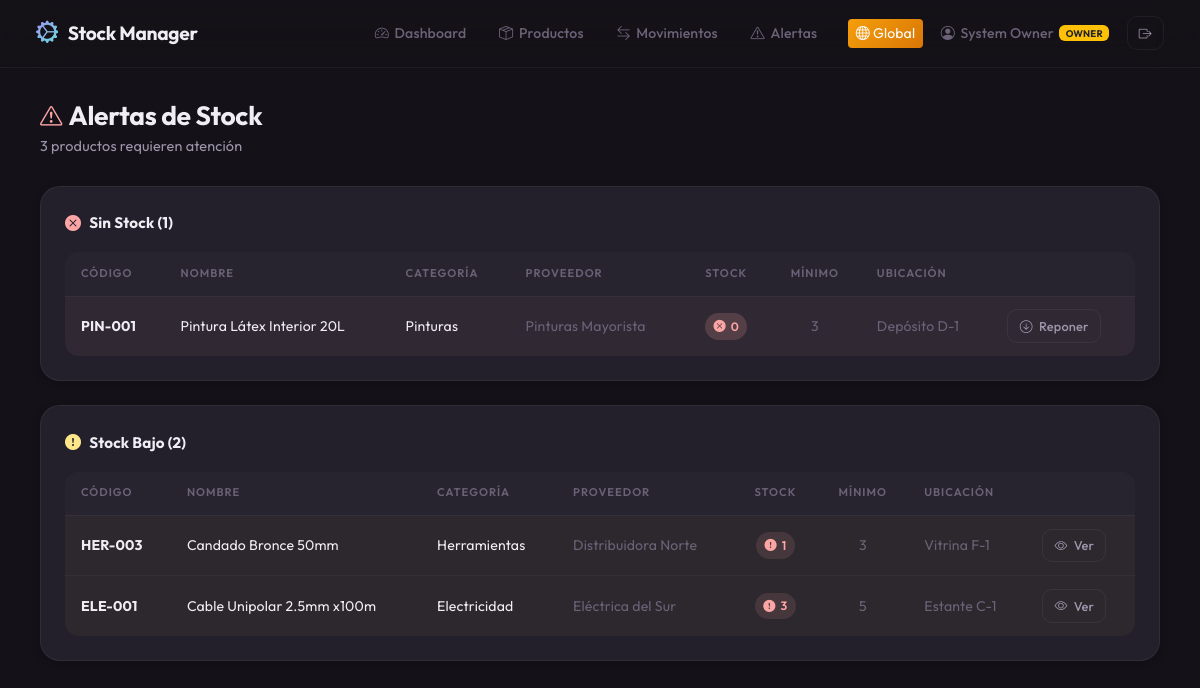
The app's page /alertas (signed in) with its own data.
### app/models/usuario.py (models this page shows, shortened)
class Usuario(UserMixin, db.Model):
    __tablename__ = 'usuarios'
    id = db.Column(db.Integer, primary_key=True)
    nombre = db.Column(db.String(100), nullable=False)
    email = db.Column(db.String(120), unique=True, nullable=False)
    password_hash = db.Column(db.String(256), nullable=False)
    rol = db.Column(db.String(50), default='Operador')
    activo = db.Column(db.Boolean, default=True)
    fecha_creacion = db.Column(db.DateTime, default=datetime.utcnow)
    ultimo_login = db.Column(db.DateTime, nullable=True)
    empresa_id = db.Column(db.Integer, db.ForeignKey('empresas.id'), nullable=True, index=True)

### app/models/producto.py (models this page shows, shortened)
class Producto(db.Model):
    __tablename__ = 'productos'
    id = db.Column(db.Integer, primary_key=True)
    codigo = db.Column(db.String(50), nullable=False, index=True)
    codigo_barras = db.Column(db.String(50), index=True)
    nombre = db.Column(db.String(200), nullable=False)
    descripcion = db.Column(db.Text)
    marca = db.Column(db.String(100))
    categoria_id = db.Column(db.Integer, db.ForeignKey('categorias.id'))
    subcategoria_id = db.Column(db.Integer, db.ForeignKey('subcategorias.id'))
    proveedor = db.Column(db.String(150))
    costo = db.Column(db.Float, default=0.0)
    precio = db.Column(db.Float, default=0.0)
    stock = db.Column(db.Integer, default=0)
    stock_minimo = db.Column(db.Integer, default=5)
    ubicacion = db.Column(db.String(100))
    estado = db.Column(db.String(20), default='activo')
    observaciones = db.Column(db.Text)
    fecha_creacion = db.Column(db.DateTime, default=datetime.utcnow)
    fecha_actualizacion = db.Column(db.DateTime, default=datetime.utcnow, onupdate=datetime.utcnow)
    empresa_id = db.Column(db.Integer, db.ForeignKey('empresas.id'), nullable=True, index=True)
    movimientos = db.relationship('Movimiento', backref='producto', lazy='dynamic', cascade='all, delete-orphan')
    __table_args__ = (
        db.UniqueConstraint('codigo', 'empresa_id', name='uix_producto_codigo_empresa'),
        db.UniqueConstraint('codigo_barras', 'empresa_id', name='uix_producto_codigo_barras_empresa'),
    )

### app/models/categoria.py (models this page shows)
class Categoria(db.Model):
    __tablename__ = 'categorias'
    id = db.Column(db.Integer, primary_key=True)
    nombre = db.Column(db.String(100), nullable=False)
    descripcion = db.Column(db.String(255))
    empresa_id = db.Column(db.Integer, db.ForeignKey('empresas.id'), nullable=True, index=True)
    productos = db.relationship('Producto', backref='categoria', lazy='dynamic')
    subcategorias = db.relationship('Subcategoria', backref='categoria', lazy='dynamic', cascade='all, delete-orphan')
    __table_args__ = (
        db.UniqueConstraint('nombre', 'empresa_id', name='uix_categoria_nombre_empresa'),
    )

### app/routes/dashboard.py (the view)
@dashboard_bp.route('/alertas')
@login_required
def alertas():
    empresa_id = get_empresa_id()
    productos = Producto.query.filter(
        Producto.stock <= Producto.stock_minimo,
        Producto.empresa_id == empresa_id
    ).order_by(Producto.stock.asc()).all()
    sin_stock = [p for p in productos if p.stock <= 0]
    stock_bajo = [p for p in productos if p.stock > 0]
    return render_template('alertas.html',
                           sin_stock=sin_stock,
                           stock_bajo=stock_bajo,
                           total=len(productos))

### app/utils/security.py (called while the page is built)
def get_empresa_id():
    if not current_user.is_authenticated:
        abort(401)
    if current_user.rol == 'SuperAdmin':
        return current_user.empresa_id
    if not current_user.empresa_id:
        abort(403, description='El usuario no tiene una empresa asignada.')
    return current_user.empresa_id

### app/templates/alertas.html (shortened to what this page needs)
{% extends "base.html" %}
{% block content %}
<div class="page-header">
    <h1><i class="bi bi-exclamation-triangle text-accent-red"></i> Alertas de Stock</h1>
    <p class="subtitle">{{ total }} producto{{ 's' if total != 1 else '' }} requieren atención</p>
</div>
{% if sin_stock %}
<div class="card-glass mb-4">
    <div class="card-body">
        <div class="section-title">
            <i class="bi bi-x-circle-fill text-accent-red"></i>
            Sin Stock ({{ sin_stock|length }})
        </div>
        <div class="table-responsive-custom">
            <table class="table-dark-custom">
                <thead>
                    <tr>
                        <th>Código</th>
                        <th>Nombre</th>
                        <th>Categoría</th>
                        <th>Proveedor</th>
                        <th class="text-center">Stock</th>
                        <th class="text-center">Mínimo</th>
                        <th>Ubicación</th>
                        <th></th>
                    </tr>
                </thead>
                <tbody>
                    {% for p in sin_stock %}
                    <tr class="stock-critico">
                        <td><strong>{{ p.codigo }}</strong></td>
                        <td>{{ p.nombre }}</td>
                        <td>{{ p.categoria.nombre if p.categoria else '—' }}</td>
                        <td class="text-muted-custom">{{ p.proveedor or '—' }}</td>
                        <td class="text-center">
                            <span class="stock-badge sin-stock">
                                <i class="bi bi-x-circle-fill"></i> 0
                            </span>
                        </td>
                        <td class="text-center text-muted-custom">{{ p.stock_minimo }}</td>
                        <td class="text-muted-custom">{{ p.ubicacion or '—' }}</td>
                        <td>
                            <a href="{{ url_for('productos_bp.producto_detalle', id=p.id) }}"
                               class="btn-outline-custom btn-sm-custom" title="Ver / Reponer">
                                <i class="bi bi-arrow-down-circle"></i> Reponer
                            </a>
                        </td>
                    </tr>
                    {% endfor %}
                </tbody>
            </table>
        </div>
    </div>
</div>
{% endif %}
{% if stock_bajo %}
<div class="card-glass">
    <div class="card-body">
        <div class="section-title">
            <i class="bi bi-exclamation-circle-fill text-accent-yellow"></i>
            Stock Bajo ({{ stock_bajo|length }})
        </div>
        <div class="table-responsive-custom">
            <table class="table-dark-custom">
                <thead>
                    <tr>
                        <th>Código</th>
                        <th>Nombre</th>
                        <th>Categoría</th>
                        <th>Proveedor</th>
                        <th class="text-center">Stock</th>
                        <th class="text-center">Mínimo</th>
                        <th>Ubicación</th>
                        <th></th>
                    </tr>
                </thead>
                <tbody>
                    {% for p in stock_bajo %}
                    <tr class="stock-bajo">
                        <td><strong>{{ p.codigo }}</strong></td>
                        <td>{{ p.nombre }}</td>
                        <td>{{ p.categoria.nombre if p.categoria else '—' }}</td>
                        <td class="text-muted-custom">{{ p.proveedor or '—' }}</td>
                        <td class="text-center">
                            <span class="stock-badge critico">
                                <i class="bi bi-exclamation-circle-fill"></i> {{ p.stock }}
                            </span>
                        </td>
                        <td class="text-center text-muted-custom">{{ p.stock_minimo }}</td>
                        <td class="text-muted-custom">{{ p.ubicacion or '—' }}</td>
                        <td>
                            <a href="{{ url_for('productos_bp.producto_detalle', id=p.id) }}"
                               class="btn-outline-custom btn-sm-custom" title="Ver detalle">
                                <i class="bi bi-eye"></i> Ver
                            </a>
                        </td>
                    </tr>
                    {% endfor %}
                </tbody>
            </table>
        </div>
    </div>
</div>
{% endif %}
{% endblock %}

### app/templates/base.html (shortened to what this page needs)
<!DOCTYPE html>
<html lang="es" data-bs-theme="dark">
<head>
    <link href="https://cdn.jsdelivr.net/npm/bootstrap@5.3.3/dist/css/bootstrap.min.css" rel="stylesheet">
    <link href="https://cdn.jsdelivr.net/npm/bootstrap-icons@1.11.3/font/bootstrap-icons.min.css" rel="stylesheet">
    <link href="{{ url_for('static', filename='css/style.css') }}" rel="stylesheet">
</head>
<body>
    <nav class="navbar navbar-expand-lg navbar-custom">
        <div class="container-fluid">
            <a class="navbar-brand" href="{{ url_for('dashboard_bp.dashboard') }}">
                <span class="brand-icon"><i class="bi bi-gear-wide-connected"></i></span>
                Stock Manager
            </a>
            <div class="collapse navbar-collapse" id="navbarNav">
                <ul class="navbar-nav ms-auto gap-1">
                    <li class="nav-item">
                        <a class="nav-link {% if request.endpoint == 'dashboard' %}active{% endif %}"
                           href="{{ url_for('dashboard_bp.dashboard') }}">
                            <i class="bi bi-speedometer2"></i> Dashboard
                        </a>
                    </li>
                    <li class="nav-item">
                        <a class="nav-link {% if request.endpoint and 'producto' in request.endpoint %}active{% endif %}"
                           href="{{ url_for('productos_bp.productos_lista') }}">
                            <i class="bi bi-box-seam"></i> Productos
                        </a>
                    </li>
                    <li class="nav-item">
                        <a class="nav-link {% if request.endpoint == 'movimientos_lista' %}active{% endif %}"
                           href="{{ url_for('movimientos_bp.movimientos_lista') }}">
                            <i class="bi bi-arrow-left-right"></i> Movimientos
                        </a>
                    </li>
                    <li class="nav-item">
                        <a class="nav-link {% if request.endpoint == 'alertas' %}active{% endif %}"
                           href="{{ url_for('dashboard_bp.alertas') }}">
                            <i class="bi bi-exclamation-triangle"></i> Alertas
                        </a>
                    </li>
                </ul>
                {% if current_user.is_authenticated %}
                <div class="d-flex align-items-center gap-2 ms-lg-3 mt-2 mt-lg-0">
                    {% if current_user.rol == 'SuperAdmin' %}
                    <a href="{{ url_for('superadmin_bp.empresas_lista') }}" class="btn btn-sm" style="background: linear-gradient(135deg, #f59e0b, #d97706); border: none; color: white;">
                        <i class="bi bi-globe"></i> Global
                    </a>
                    {% endif %}
                    <span class="nav-link" style="cursor: default; padding: 0.4rem 0.6rem !important;">
                        <i class="bi bi-person-circle"></i>
                        <span class="d-none d-md-inline">{{ current_user.nombre }}</span>
                        {% if current_user.rol == 'Administrador' %}
                            <span class="badge" style="background: var(--accent-primary-glow); color: var(--accent-primary); font-size: 0.6rem; vertical-align: middle;">ADMIN</span>
                        {% elif current_user.rol == 'Supervisor' %}
                            <span class="badge" style="background: rgba(14, 165, 233, 0.1); color: #38bdf8; font-size: 0.6rem; vertical-align: middle;">SUPER</span>
                        {% elif current_user.rol == 'SuperAdmin' %}
                            <span class="badge bg-warning text-dark" style="font-size: 0.6rem; vertical-align: middle;">OWNER</span>
                        {% endif %}
                    </span>
                    <a href="{{ url_for('auth_bp.logout') }}" class="btn-outline-custom btn-sm-custom" title="Cerrar sesión">
                        <i class="bi bi-box-arrow-right"></i>
                    </a>
                </div>
                {% endif %}
            </div>
        </div>
    </nav>
    <div class="main-content" style="padding-bottom: 0;">
    </div>
    <div class="main-content fade-in" style="padding-top: 0;">
        {% block content %}{% endblock %}
    </div>
</body>
</html>

### records on screen
Usuario: nombre "System Owner"
Producto: codigo "PIN-001", nombre "Pintura Látex Interior 20L", categoria "Pinturas", proveedor "Pinturas Mayorista", stock_minimo "3", ubicacion "Depósito D-1"
Producto: codigo "HER-003", nombre "Candado Bronce 50mm", categoria "Herramientas", proveedor "Distribuidora Norte", stock "1", stock_minimo "3", ubicacion "Vitrina F-1"
Producto: codigo "ELE-001", nombre "Cable Unipolar 2.5mm x100m", categoria "Electricidad", proveedor "Eléctrica del Sur", stock "3", stock_minimo "5", ubicacion "Estante C-1"

### other values on screen
{{ total }} "3"
{{ 's' if total != 1 else '' }} "s"
{{ sin_stock|length }} "1"
{{ stock_bajo|length }} "2"
